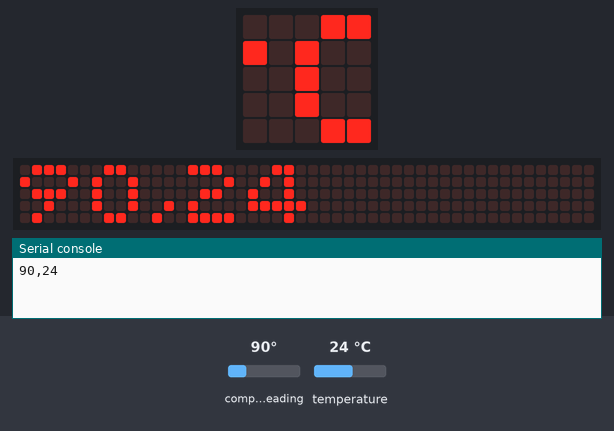
Bench run of a program on a simulated BBC micro:bit running MicroPython. Shown: the board's 5×5 LED display, a strip that is not on the board, showing the scrolling text unrolled, the last lines printed to the serial console. The inputs (shaded band) are chosen by the test bench; at power-on: compass heading 90°, temperature 24 °C. Files the program writes start out absent; the 48×5 strip is a reading aid, not a part: it shows the text the display is scrolling, unrolled, one strip-width of it at a time; the compass is already calibrated.

Above: at 1.27 s.
1.3 s: compass heading set to 7°
At 11.42 s:
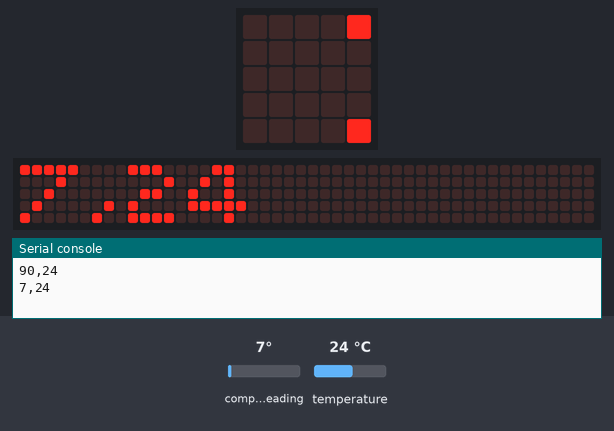
15.3 s: temperature set to 12 °C
At 22.02 s:
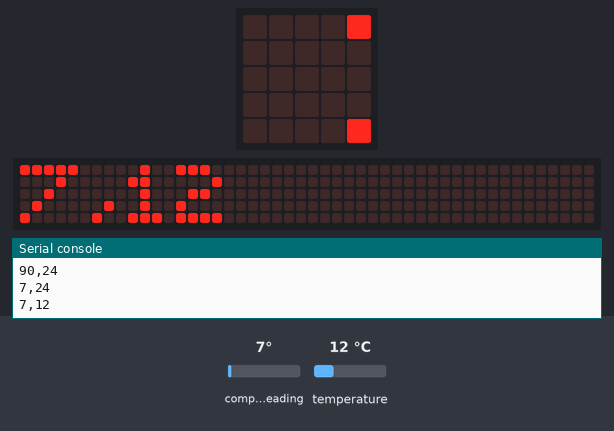
23.8 s: compass heading set to 90°
At 32.32 s:
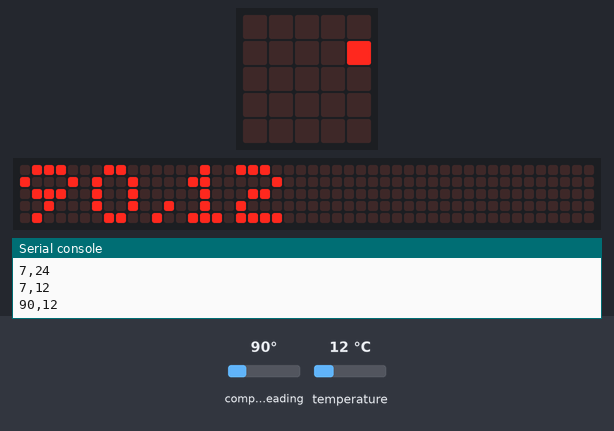
33.7 s: temperature set to 19 °C
At 43.38 s:
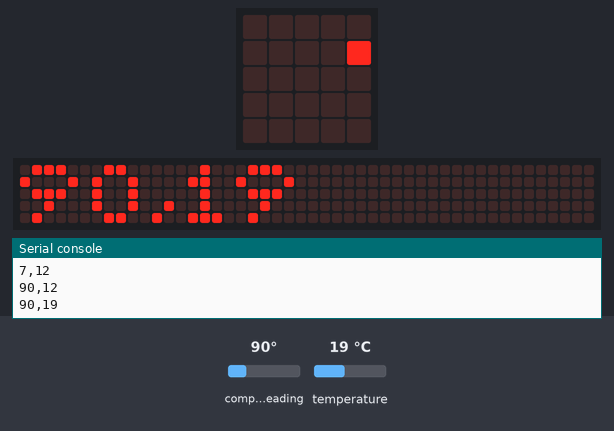

The program:

datalogging.py
```python
from microbit import *
# write to a csv file(create a new one if not existed).
# every 10 seconds write compass heading and temperature to the file.
# press a read immediately
def wd():
    with open('data.csv', 'w') as f:
        temp = temperature()
        comp = compass.heading()
        # this sentence below is used to test if the data keeps refreshing.
        print(comp, temp, sep=',')
        dat = (str(comp) + ',' + str(temp))
        f.write(dat)
        display.scroll(dat)

while True:
    wd()
    sleep(7000)
# :/ i haven't figured out how to stop sleeping by pressing a button.
# or actually just press reset to immediately read a data.
```
